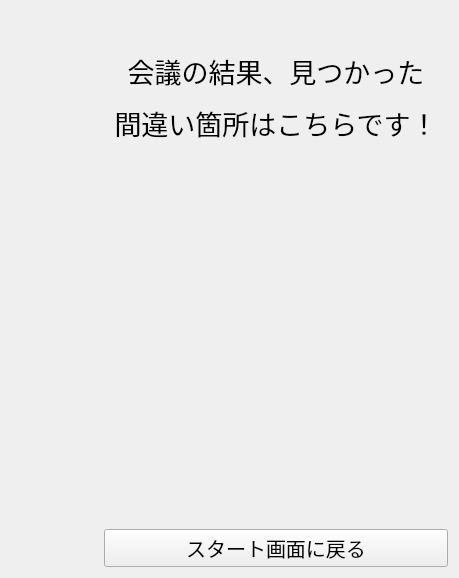
      <widget class="QWidget" name="result_display">
       <layout class="QHBoxLayout" name="horizontalLayout_7">
        <item>
         <layout class="QHBoxLayout" name="horizontalLayout_5">
          <item>
           <layout class="QHBoxLayout" name="horizontalLayout_4">
            <item>
             <spacer name="horizontalSpacer_12">
              <property name="orientation">
               <enum>Qt::Horizontal</enum>
              </property>
              <property name="sizeHint" stdset="0">
               <size>
                <width>40</width>
                <height>20</height>
               </size>
              </property>
             </spacer>
            </item>
            <item>
             <widget class="QLabel" name="result">
              <property name="text">
               <string/>
              </property>
             </widget>
            </item>
            <item>
             <spacer name="horizontalSpacer_5">
              <property name="orientation">
               <enum>Qt::Horizontal</enum>
              </property>
              <property name="sizeHint" stdset="0">
               <size>
                <width>40</width>
                <height>20</height>
               </size>
              </property>
             </spacer>
            </item>
           </layout>
          </item>
         </layout>
        </item>
        <item>
         <layout class="QVBoxLayout" name="verticalLayout_6">
          <item>
           <spacer name="verticalSpacer">
            <property name="orientation">
             <enum>Qt::Vertical</enum>
            </property>
            <property name="sizeHint" stdset="0">
             <size>
              <width>20</width>
              <height>40</height>
             </size>
            </property>
           </spacer>
          </item>
          <item>
           <widget class="QLabel" name="label_8">
            <property name="font">
             <font>
              <pointsize>20</pointsize>
             </font>
            </property>
            <property name="text">
             <string>&lt;html&gt;&lt;head/&gt;&lt;body&gt;&lt;p align=&quot;center&quot;&gt;会議の結果、見つかった&lt;/p&gt;&lt;p align=&quot;center&quot;&gt;間違い箇所はこちらです！&lt;/p&gt;&lt;/body&gt;&lt;/html&gt;</string>
            </property>
           </widget>
          </item>
          <item>
           <widget class="QLabel" name="label_7">
            <property name="minimumSize">
             <size>
              <width>344</width>
              <height>374</height>
             </size>
            </property>
            <property name="maximumSize">
             <size>
              <width>650</width>
              <height>700</height>
             </size>
            </property>
            <property name="text">
             <string/>
            </property>
            <property name="pixmap">
             <pixmap>../pic/resultill.png</pixmap>
            </property>
            <property name="scaledContents">
             <bool>true</bool>
            </property>
           </widget>
          </item>
          <item>
           <widget class="QPushButton" name="start_return_Button">
            <property name="font">
             <font>
              <pointsize>15</pointsize>
             </font>
            </property>
            <property name="text">
             <string>スタート画面に戻る</string>
            </property>
           </widget>
          </item>
         </layout>
        </item>
       </layout>
      </widget>
